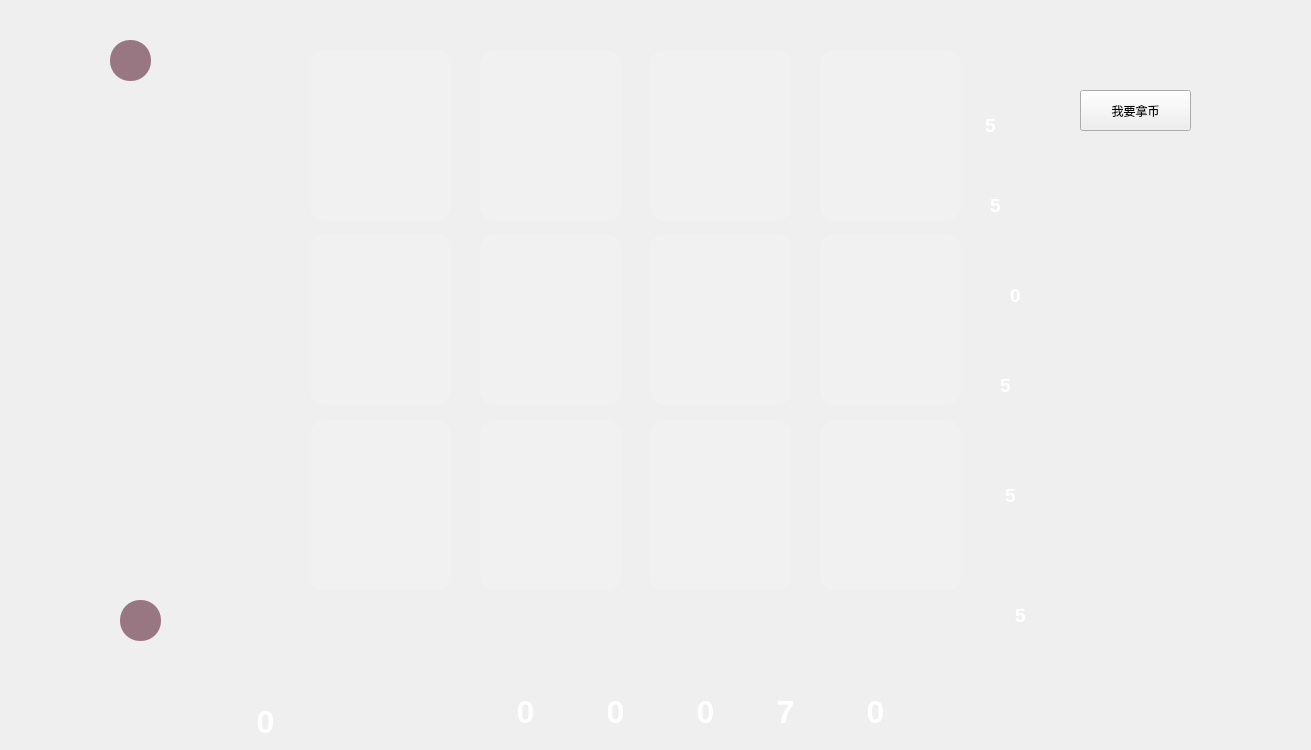
<?xml version="1.0" encoding="UTF-8"?>
<ui version="4.0">
 <class>gameInterface</class>
 <widget class="QWidget" name="gameInterface">
  <property name="geometry">
   <rect>
    <x>0</x>
    <y>0</y>
    <width>1311</width>
    <height>750</height>
   </rect>
  </property>
  <property name="minimumSize">
   <size>
    <width>1311</width>
    <height>750</height>
   </size>
  </property>
  <property name="maximumSize">
   <size>
    <width>1311</width>
    <height>750</height>
   </size>
  </property>
  <property name="windowTitle">
   <string>gameInterface</string>
  </property>
  <property name="styleSheet">
   <string notr="true"/>
  </property>
  <widget class="QPushButton" name="card1_1">
   <property name="geometry">
    <rect>
     <x>310</x>
     <y>50</y>
     <width>141</width>
     <height>171</height>
    </rect>
   </property>
   <property name="styleSheet">
    <string notr="true">border-radius:15px;
background-color:rgba(255, 255, 254, 30)


</string>
   </property>
   <property name="text">
    <string/>
   </property>
  </widget>
  <widget class="QPushButton" name="card1_2">
   <property name="geometry">
    <rect>
     <x>480</x>
     <y>50</y>
     <width>141</width>
     <height>171</height>
    </rect>
   </property>
   <property name="styleSheet">
    <string notr="true">border-radius:15px;
background-color:rgba(255, 255, 254, 30)</string>
   </property>
   <property name="text">
    <string/>
   </property>
  </widget>
  <widget class="QPushButton" name="card1_3">
   <property name="geometry">
    <rect>
     <x>650</x>
     <y>50</y>
     <width>141</width>
     <height>171</height>
    </rect>
   </property>
   <property name="styleSheet">
    <string notr="true">border-radius:15px;
background-color:rgba(255, 255, 254, 30)</string>
   </property>
   <property name="text">
    <string/>
   </property>
  </widget>
  <widget class="QPushButton" name="card1_4">
   <property name="geometry">
    <rect>
     <x>820</x>
     <y>50</y>
     <width>141</width>
     <height>171</height>
    </rect>
   </property>
   <property name="styleSheet">
    <string notr="true">border-radius:15px;
background-color:rgba(255, 255, 254, 30)</string>
   </property>
   <property name="text">
    <string/>
   </property>
  </widget>
  <widget class="QPushButton" name="card2_1">
   <property name="geometry">
    <rect>
     <x>310</x>
     <y>234</y>
     <width>141</width>
     <height>171</height>
    </rect>
   </property>
   <property name="styleSheet">
    <string notr="true">border-radius:15px;
background-color:rgba(255, 255, 254, 30)</string>
   </property>
   <property name="text">
    <string/>
   </property>
  </widget>
  <widget class="QPushButton" name="card2_2">
   <property name="geometry">
    <rect>
     <x>480</x>
     <y>234</y>
     <width>141</width>
     <height>171</height>
    </rect>
   </property>
   <property name="styleSheet">
    <string notr="true">border-radius:15px;
background-color:rgba(255, 255, 254, 30)</string>
   </property>
   <property name="text">
    <string/>
   </property>
  </widget>
  <widget class="QPushButton" name="card2_3">
   <property name="geometry">
    <rect>
     <x>650</x>
     <y>234</y>
     <width>141</width>
     <height>171</height>
    </rect>
   </property>
   <property name="styleSheet">
    <string notr="true">border-radius:15px;
background-color:rgba(255, 255, 254, 30)</string>
   </property>
   <property name="text">
    <string/>
   </property>
  </widget>
  <widget class="QPushButton" name="card2_4">
   <property name="geometry">
    <rect>
     <x>820</x>
     <y>234</y>
     <width>141</width>
     <height>171</height>
    </rect>
   </property>
   <property name="styleSheet">
    <string notr="true">border-radius:15px;
background-color:rgba(255, 255, 254, 30)</string>
   </property>
   <property name="text">
    <string/>
   </property>
  </widget>
  <widget class="QPushButton" name="card3_1">
   <property name="geometry">
    <rect>
     <x>310</x>
     <y>420</y>
     <width>141</width>
     <height>171</height>
    </rect>
   </property>
   <property name="styleSheet">
    <string notr="true">border-radius:15px;
background-color:rgba(255, 255, 254, 30)</string>
   </property>
   <property name="text">
    <string/>
   </property>
  </widget>
  <widget class="QPushButton" name="card3_2">
   <property name="geometry">
    <rect>
     <x>480</x>
     <y>420</y>
     <width>141</width>
     <height>171</height>
    </rect>
   </property>
   <property name="styleSheet">
    <string notr="true">border-radius:15px;
background-color:rgba(255, 255, 254, 30)</string>
   </property>
   <property name="text">
    <string/>
   </property>
  </widget>
  <widget class="QPushButton" name="card3_3">
   <property name="geometry">
    <rect>
     <x>650</x>
     <y>420</y>
     <width>141</width>
     <height>171</height>
    </rect>
   </property>
   <property name="styleSheet">
    <string notr="true">border-radius:15px;
background-color:rgba(255, 255, 254, 30)</string>
   </property>
   <property name="text">
    <string/>
   </property>
  </widget>
  <widget class="QPushButton" name="card3_4">
   <property name="geometry">
    <rect>
     <x>820</x>
     <y>420</y>
     <width>141</width>
     <height>171</height>
    </rect>
   </property>
   <property name="styleSheet">
    <string notr="true">border-radius:15px;
background-color:rgba(255, 255, 254, 30)
</string>
   </property>
   <property name="text">
    <string/>
   </property>
  </widget>
  <widget class="QTextBrowser" name="gold_num">
   <property name="geometry">
    <rect>
     <x>970</x>
     <y>110</y>
     <width>41</width>
     <height>41</height>
    </rect>
   </property>
   <property name="styleSheet">
    <string notr="true">background:transparent;
border-width:0;
border-style:outset</string>
   </property>
   <property name="html">
    <string>&lt;!DOCTYPE HTML PUBLIC &quot;-//W3C//DTD HTML 4.0//EN&quot; &quot;http://www.w3.org/TR/REC-html40/strict.dtd&quot;&gt;
&lt;html&gt;&lt;head&gt;&lt;meta name=&quot;qrichtext&quot; content=&quot;1&quot; /&gt;&lt;style type=&quot;text/css&quot;&gt;
p, li { white-space: pre-wrap; }
&lt;/style&gt;&lt;/head&gt;&lt;body style=&quot; font-family:'SimSun'; font-size:9pt; font-weight:400; font-style:normal;&quot;&gt;
&lt;p align=&quot;center&quot; style=&quot; margin-top:0px; margin-bottom:0px; margin-left:0px; margin-right:0px; -qt-block-indent:0; text-indent:0px;&quot;&gt;&lt;span style=&quot; font-size:14pt; font-weight:600; color:#ffffff;&quot;&gt;5&lt;/span&gt;&lt;/p&gt;&lt;/body&gt;&lt;/html&gt;</string>
   </property>
  </widget>
  <widget class="QTextBrowser" name="black_num">
   <property name="geometry">
    <rect>
     <x>970</x>
     <y>190</y>
     <width>51</width>
     <height>51</height>
    </rect>
   </property>
   <property name="styleSheet">
    <string notr="true">background:transparent;
border-width:0;
border-style:outset</string>
   </property>
   <property name="html">
    <string>&lt;!DOCTYPE HTML PUBLIC &quot;-//W3C//DTD HTML 4.0//EN&quot; &quot;http://www.w3.org/TR/REC-html40/strict.dtd&quot;&gt;
&lt;html&gt;&lt;head&gt;&lt;meta name=&quot;qrichtext&quot; content=&quot;1&quot; /&gt;&lt;style type=&quot;text/css&quot;&gt;
p, li { white-space: pre-wrap; }
&lt;/style&gt;&lt;/head&gt;&lt;body style=&quot; font-family:'SimSun'; font-size:9pt; font-weight:400; font-style:normal;&quot;&gt;
&lt;p align=&quot;center&quot; style=&quot; margin-top:12px; margin-bottom:12px; margin-left:0px; margin-right:0px; -qt-block-indent:0; text-indent:0px;&quot;&gt;&lt;span style=&quot; font-size:14pt; font-weight:600; color:#ffffff;&quot;&gt;5&lt;/span&gt;&lt;/p&gt;&lt;/body&gt;&lt;/html&gt;</string>
   </property>
  </widget>
  <widget class="QTextBrowser" name="red_num">
   <property name="geometry">
    <rect>
     <x>990</x>
     <y>280</y>
     <width>51</width>
     <height>41</height>
    </rect>
   </property>
   <property name="styleSheet">
    <string notr="true">background:transparent;
border-width:0;
border-style:outset</string>
   </property>
   <property name="html">
    <string>&lt;!DOCTYPE HTML PUBLIC &quot;-//W3C//DTD HTML 4.0//EN&quot; &quot;http://www.w3.org/TR/REC-html40/strict.dtd&quot;&gt;
&lt;html&gt;&lt;head&gt;&lt;meta name=&quot;qrichtext&quot; content=&quot;1&quot; /&gt;&lt;style type=&quot;text/css&quot;&gt;
p, li { white-space: pre-wrap; }
&lt;/style&gt;&lt;/head&gt;&lt;body style=&quot; font-family:'SimSun'; font-size:9pt; font-weight:400; font-style:normal;&quot;&gt;
&lt;p align=&quot;center&quot; style=&quot; margin-top:0px; margin-bottom:0px; margin-left:0px; margin-right:0px; -qt-block-indent:0; text-indent:0px;&quot;&gt;&lt;span style=&quot; font-size:14pt; font-weight:600; color:#ffffff;&quot;&gt;0&lt;/span&gt;&lt;/p&gt;&lt;/body&gt;&lt;/html&gt;</string>
   </property>
  </widget>
  <widget class="QTextBrowser" name="green_num">
   <property name="geometry">
    <rect>
     <x>980</x>
     <y>370</y>
     <width>51</width>
     <height>51</height>
    </rect>
   </property>
   <property name="styleSheet">
    <string notr="true">background:transparent;
border-width:0;
border-style:outset</string>
   </property>
   <property name="html">
    <string>&lt;!DOCTYPE HTML PUBLIC &quot;-//W3C//DTD HTML 4.0//EN&quot; &quot;http://www.w3.org/TR/REC-html40/strict.dtd&quot;&gt;
&lt;html&gt;&lt;head&gt;&lt;meta name=&quot;qrichtext&quot; content=&quot;1&quot; /&gt;&lt;style type=&quot;text/css&quot;&gt;
p, li { white-space: pre-wrap; }
&lt;/style&gt;&lt;/head&gt;&lt;body style=&quot; font-family:'SimSun'; font-size:9pt; font-weight:400; font-style:normal;&quot;&gt;
&lt;p align=&quot;center&quot; style=&quot; margin-top:0px; margin-bottom:0px; margin-left:0px; margin-right:0px; -qt-block-indent:0; text-indent:0px;&quot;&gt;&lt;span style=&quot; font-size:14pt; font-weight:600; color:#ffffff;&quot;&gt;5&lt;/span&gt;&lt;/p&gt;&lt;/body&gt;&lt;/html&gt;</string>
   </property>
  </widget>
  <widget class="QTextBrowser" name="blue_num">
   <property name="geometry">
    <rect>
     <x>990</x>
     <y>480</y>
     <width>41</width>
     <height>41</height>
    </rect>
   </property>
   <property name="styleSheet">
    <string notr="true">background:transparent;
border-width:0;
border-style:outset</string>
   </property>
   <property name="html">
    <string>&lt;!DOCTYPE HTML PUBLIC &quot;-//W3C//DTD HTML 4.0//EN&quot; &quot;http://www.w3.org/TR/REC-html40/strict.dtd&quot;&gt;
&lt;html&gt;&lt;head&gt;&lt;meta name=&quot;qrichtext&quot; content=&quot;1&quot; /&gt;&lt;style type=&quot;text/css&quot;&gt;
p, li { white-space: pre-wrap; }
&lt;/style&gt;&lt;/head&gt;&lt;body style=&quot; font-family:'SimSun'; font-size:9pt; font-weight:400; font-style:normal;&quot;&gt;
&lt;p align=&quot;center&quot; style=&quot; margin-top:0px; margin-bottom:0px; margin-left:0px; margin-right:0px; -qt-block-indent:0; text-indent:0px;&quot;&gt;&lt;span style=&quot; font-size:14pt; font-weight:600; color:#ffffff;&quot;&gt;5&lt;/span&gt;&lt;/p&gt;&lt;/body&gt;&lt;/html&gt;</string>
   </property>
  </widget>
  <widget class="QTextBrowser" name="white_num">
   <property name="geometry">
    <rect>
     <x>1000</x>
     <y>600</y>
     <width>41</width>
     <height>41</height>
    </rect>
   </property>
   <property name="styleSheet">
    <string notr="true">background:transparent;
border-width:0;
border-style:outset</string>
   </property>
   <property name="html">
    <string>&lt;!DOCTYPE HTML PUBLIC &quot;-//W3C//DTD HTML 4.0//EN&quot; &quot;http://www.w3.org/TR/REC-html40/strict.dtd&quot;&gt;
&lt;html&gt;&lt;head&gt;&lt;meta name=&quot;qrichtext&quot; content=&quot;1&quot; /&gt;&lt;style type=&quot;text/css&quot;&gt;
p, li { white-space: pre-wrap; }
&lt;/style&gt;&lt;/head&gt;&lt;body style=&quot; font-family:'SimSun'; font-size:9pt; font-weight:400; font-style:normal;&quot;&gt;
&lt;p align=&quot;center&quot; style=&quot; margin-top:0px; margin-bottom:0px; margin-left:0px; margin-right:0px; -qt-block-indent:0; text-indent:0px;&quot;&gt;&lt;span style=&quot; font-size:14pt; font-weight:600; color:#ffffff;&quot;&gt;5&lt;/span&gt;&lt;/p&gt;&lt;/body&gt;&lt;/html&gt;</string>
   </property>
  </widget>
  <widget class="QLabel" name="background">
   <property name="geometry">
    <rect>
     <x>1</x>
     <y>4</y>
     <width>1311</width>
     <height>751</height>
    </rect>
   </property>
   <property name="styleSheet">
    <string notr="true">border-image: url(:/images/background.png);</string>
   </property>
   <property name="text">
    <string/>
   </property>
  </widget>
  <widget class="QLabel" name="money">
   <property name="geometry">
    <rect>
     <x>460</x>
     <y>670</y>
     <width>451</width>
     <height>91</height>
    </rect>
   </property>
   <property name="styleSheet">
    <string notr="true">border-image: url(:/images/bb.png);
border-radius:8px;</string>
   </property>
   <property name="text">
    <string/>
   </property>
  </widget>
  <widget class="QTextBrowser" name="white_have">
   <property name="geometry">
    <rect>
     <x>500</x>
     <y>690</y>
     <width>51</width>
     <height>61</height>
    </rect>
   </property>
   <property name="styleSheet">
    <string notr="true">background:transparent;
border-width:0;
border-style:outset</string>
   </property>
   <property name="html">
    <string>&lt;!DOCTYPE HTML PUBLIC &quot;-//W3C//DTD HTML 4.0//EN&quot; &quot;http://www.w3.org/TR/REC-html40/strict.dtd&quot;&gt;
&lt;html&gt;&lt;head&gt;&lt;meta name=&quot;qrichtext&quot; content=&quot;1&quot; /&gt;&lt;style type=&quot;text/css&quot;&gt;
p, li { white-space: pre-wrap; }
&lt;/style&gt;&lt;/head&gt;&lt;body style=&quot; font-family:'SimSun'; font-size:9pt; font-weight:400; font-style:normal;&quot;&gt;
&lt;p align=&quot;center&quot; style=&quot; margin-top:0px; margin-bottom:0px; margin-left:0px; margin-right:0px; -qt-block-indent:0; text-indent:0px;&quot;&gt;&lt;span style=&quot; font-size:24pt; font-weight:600; color:#ffffff;&quot;&gt;0&lt;/span&gt;&lt;/p&gt;&lt;/body&gt;&lt;/html&gt;</string>
   </property>
  </widget>
  <widget class="QTextBrowser" name="blue_nave">
   <property name="geometry">
    <rect>
     <x>590</x>
     <y>690</y>
     <width>51</width>
     <height>61</height>
    </rect>
   </property>
   <property name="styleSheet">
    <string notr="true">background:transparent;
border-width:0;
border-style:outset</string>
   </property>
   <property name="html">
    <string>&lt;!DOCTYPE HTML PUBLIC &quot;-//W3C//DTD HTML 4.0//EN&quot; &quot;http://www.w3.org/TR/REC-html40/strict.dtd&quot;&gt;
&lt;html&gt;&lt;head&gt;&lt;meta name=&quot;qrichtext&quot; content=&quot;1&quot; /&gt;&lt;style type=&quot;text/css&quot;&gt;
p, li { white-space: pre-wrap; }
&lt;/style&gt;&lt;/head&gt;&lt;body style=&quot; font-family:'SimSun'; font-size:9pt; font-weight:400; font-style:normal;&quot;&gt;
&lt;p align=&quot;center&quot; style=&quot; margin-top:0px; margin-bottom:0px; margin-left:0px; margin-right:0px; -qt-block-indent:0; text-indent:0px;&quot;&gt;&lt;span style=&quot; font-size:24pt; font-weight:600; color:#ffffff;&quot;&gt;0&lt;/span&gt;&lt;/p&gt;&lt;/body&gt;&lt;/html&gt;</string>
   </property>
  </widget>
  <widget class="QTextBrowser" name="green_have">
   <property name="geometry">
    <rect>
     <x>680</x>
     <y>690</y>
     <width>51</width>
     <height>61</height>
    </rect>
   </property>
   <property name="styleSheet">
    <string notr="true">background:transparent;
border-width:0;
border-style:outset</string>
   </property>
   <property name="html">
    <string>&lt;!DOCTYPE HTML PUBLIC &quot;-//W3C//DTD HTML 4.0//EN&quot; &quot;http://www.w3.org/TR/REC-html40/strict.dtd&quot;&gt;
&lt;html&gt;&lt;head&gt;&lt;meta name=&quot;qrichtext&quot; content=&quot;1&quot; /&gt;&lt;style type=&quot;text/css&quot;&gt;
p, li { white-space: pre-wrap; }
&lt;/style&gt;&lt;/head&gt;&lt;body style=&quot; font-family:'SimSun'; font-size:9pt; font-weight:400; font-style:normal;&quot;&gt;
&lt;p align=&quot;center&quot; style=&quot; margin-top:0px; margin-bottom:0px; margin-left:0px; margin-right:0px; -qt-block-indent:0; text-indent:0px;&quot;&gt;&lt;span style=&quot; font-size:24pt; font-weight:600; color:#ffffff;&quot;&gt;0&lt;/span&gt;&lt;/p&gt;&lt;/body&gt;&lt;/html&gt;</string>
   </property>
  </widget>
  <widget class="QTextBrowser" name="red_have">
   <property name="geometry">
    <rect>
     <x>760</x>
     <y>690</y>
     <width>51</width>
     <height>61</height>
    </rect>
   </property>
   <property name="styleSheet">
    <string notr="true">background:transparent;
border-width:0;
border-style:outset</string>
   </property>
   <property name="html">
    <string>&lt;!DOCTYPE HTML PUBLIC &quot;-//W3C//DTD HTML 4.0//EN&quot; &quot;http://www.w3.org/TR/REC-html40/strict.dtd&quot;&gt;
&lt;html&gt;&lt;head&gt;&lt;meta name=&quot;qrichtext&quot; content=&quot;1&quot; /&gt;&lt;style type=&quot;text/css&quot;&gt;
p, li { white-space: pre-wrap; }
&lt;/style&gt;&lt;/head&gt;&lt;body style=&quot; font-family:'SimSun'; font-size:9pt; font-weight:400; font-style:normal;&quot;&gt;
&lt;p align=&quot;center&quot; style=&quot; margin-top:0px; margin-bottom:0px; margin-left:0px; margin-right:0px; -qt-block-indent:0; text-indent:0px;&quot;&gt;&lt;span style=&quot; font-size:24pt; font-weight:600; color:#ffffff;&quot;&gt;7&lt;/span&gt;&lt;/p&gt;&lt;/body&gt;&lt;/html&gt;</string>
   </property>
  </widget>
  <widget class="QTextBrowser" name="black_have">
   <property name="geometry">
    <rect>
     <x>850</x>
     <y>690</y>
     <width>51</width>
     <height>61</height>
    </rect>
   </property>
   <property name="styleSheet">
    <string notr="true">background:transparent;
border-width:0;
border-style:outset</string>
   </property>
   <property name="html">
    <string>&lt;!DOCTYPE HTML PUBLIC &quot;-//W3C//DTD HTML 4.0//EN&quot; &quot;http://www.w3.org/TR/REC-html40/strict.dtd&quot;&gt;
&lt;html&gt;&lt;head&gt;&lt;meta name=&quot;qrichtext&quot; content=&quot;1&quot; /&gt;&lt;style type=&quot;text/css&quot;&gt;
p, li { white-space: pre-wrap; }
&lt;/style&gt;&lt;/head&gt;&lt;body style=&quot; font-family:'SimSun'; font-size:9pt; font-weight:400; font-style:normal;&quot;&gt;
&lt;p align=&quot;center&quot; style=&quot; margin-top:0px; margin-bottom:0px; margin-left:0px; margin-right:0px; -qt-block-indent:0; text-indent:0px;&quot;&gt;&lt;span style=&quot; font-size:24pt; font-weight:600; color:#ffffff;&quot;&gt;0&lt;/span&gt;&lt;/p&gt;&lt;/body&gt;&lt;/html&gt;</string>
   </property>
  </widget>
  <widget class="QLabel" name="label">
   <property name="geometry">
    <rect>
     <x>270</x>
     <y>650</y>
     <width>101</width>
     <height>91</height>
    </rect>
   </property>
   <property name="styleSheet">
    <string notr="true">border-image: url(:/images/bbb.png);
border-radius:35px;</string>
   </property>
   <property name="text">
    <string/>
   </property>
  </widget>
  <widget class="QTextBrowser" name="gold_have">
   <property name="geometry">
    <rect>
     <x>240</x>
     <y>700</y>
     <width>51</width>
     <height>61</height>
    </rect>
   </property>
   <property name="styleSheet">
    <string notr="true">background:transparent;
border-width:0;
border-style:outset</string>
   </property>
   <property name="html">
    <string>&lt;!DOCTYPE HTML PUBLIC &quot;-//W3C//DTD HTML 4.0//EN&quot; &quot;http://www.w3.org/TR/REC-html40/strict.dtd&quot;&gt;
&lt;html&gt;&lt;head&gt;&lt;meta name=&quot;qrichtext&quot; content=&quot;1&quot; /&gt;&lt;style type=&quot;text/css&quot;&gt;
p, li { white-space: pre-wrap; }
&lt;/style&gt;&lt;/head&gt;&lt;body style=&quot; font-family:'SimSun'; font-size:9pt; font-weight:400; font-style:normal;&quot;&gt;
&lt;p align=&quot;center&quot; style=&quot; margin-top:0px; margin-bottom:0px; margin-left:0px; margin-right:0px; -qt-block-indent:0; text-indent:0px;&quot;&gt;&lt;span style=&quot; font-size:24pt; font-weight:600; color:#ffffff;&quot;&gt;0&lt;/span&gt;&lt;/p&gt;&lt;/body&gt;&lt;/html&gt;</string>
   </property>
  </widget>
  <widget class="QPushButton" name="selectBlack">
   <property name="geometry">
    <rect>
     <x>1000</x>
     <y>140</y>
     <width>71</width>
     <height>61</height>
    </rect>
   </property>
   <property name="styleSheet">
    <string notr="true">border-radius:15px;


</string>
   </property>
   <property name="text">
    <string/>
   </property>
  </widget>
  <widget class="QPushButton" name="selectRed">
   <property name="geometry">
    <rect>
     <x>1010</x>
     <y>230</y>
     <width>71</width>
     <height>61</height>
    </rect>
   </property>
   <property name="styleSheet">
    <string notr="true">border-radius:15px;


</string>
   </property>
   <property name="text">
    <string/>
   </property>
  </widget>
  <widget class="QPushButton" name="selectGreen">
   <property name="geometry">
    <rect>
     <x>1010</x>
     <y>330</y>
     <width>71</width>
     <height>61</height>
    </rect>
   </property>
   <property name="styleSheet">
    <string notr="true">border-radius:15px;


</string>
   </property>
   <property name="text">
    <string/>
   </property>
  </widget>
  <widget class="QPushButton" name="selectBlue">
   <property name="geometry">
    <rect>
     <x>1030</x>
     <y>440</y>
     <width>71</width>
     <height>61</height>
    </rect>
   </property>
   <property name="styleSheet">
    <string notr="true">border-radius:15px;


</string>
   </property>
   <property name="text">
    <string/>
   </property>
  </widget>
  <widget class="QPushButton" name="selectWhite">
   <property name="geometry">
    <rect>
     <x>1040</x>
     <y>540</y>
     <width>71</width>
     <height>61</height>
    </rect>
   </property>
   <property name="styleSheet">
    <string notr="true">border-radius:15px;


</string>
   </property>
   <property name="text">
    <string/>
   </property>
  </widget>
  <widget class="QTextBrowser" name="gradePeople2">
   <property name="geometry">
    <rect>
     <x>110</x>
     <y>40</y>
     <width>41</width>
     <height>41</height>
    </rect>
   </property>
   <property name="styleSheet">
    <string notr="true">background-color:rgba(130, 87, 103,0.8);
border-radius:20px</string>
   </property>
  </widget>
  <widget class="QTextBrowser" name="gradePeople1">
   <property name="geometry">
    <rect>
     <x>120</x>
     <y>600</y>
     <width>41</width>
     <height>41</height>
    </rect>
   </property>
   <property name="styleSheet">
    <string notr="true">background-color:rgba(130, 87, 103,0.8);
border-radius:20px
</string>
   </property>
  </widget>
  <widget class="QToolButton" name="toolButton">
   <property name="geometry">
    <rect>
     <x>1080</x>
     <y>90</y>
     <width>111</width>
     <height>41</height>
    </rect>
   </property>
   <property name="text">
    <string>我要拿币</string>
   </property>
  </widget>
  <widget class="QLabel" name="label_card1_1">
   <property name="geometry">
    <rect>
     <x>310</x>
     <y>50</y>
     <width>141</width>
     <height>171</height>
    </rect>
   </property>
   <property name="styleSheet">
    <string notr="true">border-radius:15px;</string>
   </property>
   <property name="text">
    <string/>
   </property>
  </widget>
  <widget class="QLabel" name="label_card1_2">
   <property name="geometry">
    <rect>
     <x>480</x>
     <y>50</y>
     <width>141</width>
     <height>171</height>
    </rect>
   </property>
   <property name="styleSheet">
    <string notr="true">border-radius:15px;</string>
   </property>
   <property name="text">
    <string/>
   </property>
  </widget>
  <widget class="QLabel" name="label_card1_3">
   <property name="geometry">
    <rect>
     <x>650</x>
     <y>50</y>
     <width>141</width>
     <height>171</height>
    </rect>
   </property>
   <property name="styleSheet">
    <string notr="true">border-radius:15px;</string>
   </property>
   <property name="text">
    <string/>
   </property>
  </widget>
  <widget class="QLabel" name="label_card1_4">
   <property name="geometry">
    <rect>
     <x>820</x>
     <y>50</y>
     <width>141</width>
     <height>171</height>
    </rect>
   </property>
   <property name="styleSheet">
    <string notr="true">border-radius:15px;</string>
   </property>
   <property name="text">
    <string/>
   </property>
  </widget>
  <widget class="QLabel" name="label_card2_1">
   <property name="geometry">
    <rect>
     <x>310</x>
     <y>234</y>
     <width>141</width>
     <height>171</height>
    </rect>
   </property>
   <property name="styleSheet">
    <string notr="true">border-radius:15px;</string>
   </property>
   <property name="text">
    <string/>
   </property>
  </widget>
  <widget class="QLabel" name="label_card2_2">
   <property name="geometry">
    <rect>
     <x>480</x>
     <y>234</y>
     <width>141</width>
     <height>171</height>
    </rect>
   </property>
   <property name="styleSheet">
    <string notr="true">border-radius:15px;</string>
   </property>
   <property name="text">
    <string/>
   </property>
  </widget>
  <widget class="QLabel" name="label_card2_3">
   <property name="geometry">
    <rect>
     <x>650</x>
     <y>234</y>
     <width>141</width>
     <height>171</height>
    </rect>
   </property>
   <property name="styleSheet">
    <string notr="true">border-radius:15px;</string>
   </property>
   <property name="text">
    <string/>
   </property>
  </widget>
  <widget class="QLabel" name="label_card2_4">
   <property name="geometry">
    <rect>
     <x>820</x>
     <y>234</y>
     <width>141</width>
     <height>171</height>
    </rect>
   </property>
   <property name="styleSheet">
    <string notr="true">border-radius:15px;</string>
   </property>
   <property name="text">
    <string/>
   </property>
  </widget>
  <widget class="QLabel" name="label_card3_1">
   <property name="geometry">
    <rect>
     <x>310</x>
     <y>420</y>
     <width>141</width>
     <height>171</height>
    </rect>
   </property>
   <property name="styleSheet">
    <string notr="true">border-radius:15px;</string>
   </property>
   <property name="text">
    <string/>
   </property>
  </widget>
  <widget class="QLabel" name="label_card3_2">
   <property name="geometry">
    <rect>
     <x>480</x>
     <y>420</y>
     <width>141</width>
     <height>171</height>
    </rect>
   </property>
   <property name="styleSheet">
    <string notr="true">border-radius:15px;</string>
   </property>
   <property name="text">
    <string/>
   </property>
  </widget>
  <widget class="QLabel" name="label_card3_3">
   <property name="geometry">
    <rect>
     <x>650</x>
     <y>420</y>
     <width>141</width>
     <height>171</height>
    </rect>
   </property>
   <property name="styleSheet">
    <string notr="true">border-radius:15px;</string>
   </property>
   <property name="text">
    <string/>
   </property>
  </widget>
  <widget class="QLabel" name="label_card3_4">
   <property name="geometry">
    <rect>
     <x>820</x>
     <y>420</y>
     <width>141</width>
     <height>171</height>
    </rect>
   </property>
   <property name="styleSheet">
    <string notr="true">border-radius:15px;</string>
   </property>
   <property name="text">
    <string/>
   </property>
  </widget>
  <zorder>background</zorder>
  <zorder>card1_1</zorder>
  <zorder>card1_2</zorder>
  <zorder>card1_3</zorder>
  <zorder>card1_4</zorder>
  <zorder>card2_1</zorder>
  <zorder>card2_2</zorder>
  <zorder>card2_3</zorder>
  <zorder>card2_4</zorder>
  <zorder>card3_1</zorder>
  <zorder>card3_2</zorder>
  <zorder>card3_3</zorder>
  <zorder>card3_4</zorder>
  <zorder>gold_num</zorder>
  <zorder>black_num</zorder>
  <zorder>red_num</zorder>
  <zorder>green_num</zorder>
  <zorder>blue_num</zorder>
  <zorder>white_num</zorder>
  <zorder>money</zorder>
  <zorder>white_have</zorder>
  <zorder>blue_nave</zorder>
  <zorder>green_have</zorder>
  <zorder>red_have</zorder>
  <zorder>black_have</zorder>
  <zorder>label</zorder>
  <zorder>gold_have</zorder>
  <zorder>selectBlack</zorder>
  <zorder>selectRed</zorder>
  <zorder>selectGreen</zorder>
  <zorder>selectBlue</zorder>
  <zorder>selectWhite</zorder>
  <zorder>gradePeople2</zorder>
  <zorder>gradePeople1</zorder>
  <zorder>toolButton</zorder>
  <zorder>label_card1_1</zorder>
  <zorder>label_card1_2</zorder>
  <zorder>label_card1_3</zorder>
  <zorder>label_card1_4</zorder>
  <zorder>label_card2_1</zorder>
  <zorder>label_card2_2</zorder>
  <zorder>label_card2_3</zorder>
  <zorder>label_card2_4</zorder>
  <zorder>label_card3_1</zorder>
  <zorder>label_card3_2</zorder>
  <zorder>label_card3_3</zorder>
  <zorder>label_card3_4</zorder>
 </widget>
 <layoutdefault spacing="6" margin="11"/>
 <resources/>
 <connections/>
</ui>
